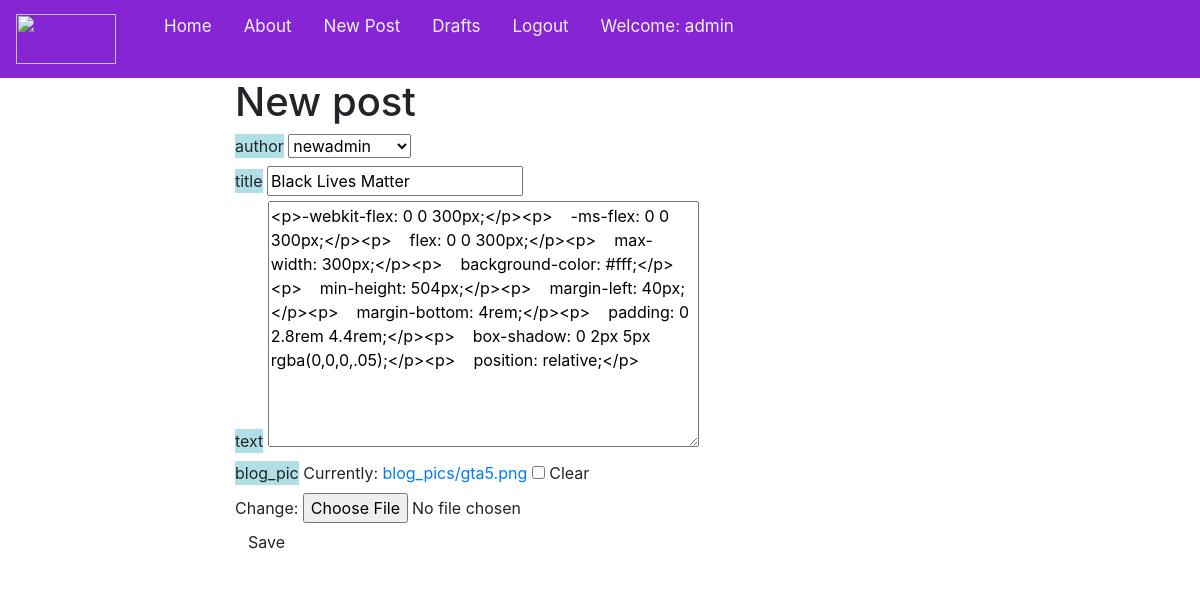
Page /post/19/edit/ (signed in) on the committed database.
### basic_app/models.py (models this page shows, shortened)
class Post(models.Model):
    author=models.ForeignKey('auth.User',on_delete=models.CASCADE)
    title=models.CharField(max_length=256)
    text=models.TextField()
    create_date=models.DateTimeField(default=timezone.now())
    published_date=models.DateTimeField(blank=True,null=True)
    blog_pic=models.ImageField(upload_to='blog_pics/',blank=True,default='blog_pics/django-logo-negative.png')

### basic_app/views.py (the view)
# urls.py: url(r'^post/(?P<pk>\d+)/edit/$',views.PostUpdateView.as_view(),name='post_edit'),
class PostUpdateView(LoginRequiredMixin,UpdateView):
    login_url='/login/'
    redirect_field_name='basic_app/post_detail.html'
    form_class=PostForm
    model=Post

### basic_app/forms.py
class PostForm(forms.ModelForm):
    class Meta:
        model = Post
        fields = ('author','title', 'text','blog_pic')
        widgets = {
            'title': forms.TextInput(attrs={'class': 'textinputclass'}),
            'text': forms.Textarea(attrs={'class': 'editable medium-editor-textarea postcontent'}),
        }

### basic_app/templates/basic_app/post_form.html (shortened to what this page needs)
{% extends 'basic_app/base.html' %}
{% block content %}
    <h1>New post</h1>
    <form method="POST" class="post-form" enctype="multipart/form-data">
    {% for field in form %}
      <div class="field">
        <label for="{{ field.id_for_label }}" class="label" style="background-color: powderblue;">{{ field.html_name }}</label>
        {{ field }}
      </div>
    {% endfor %}
    <button type="submit" class="save btn btn-default">Save</button>
    </form>
{% endblock %}

### basic_app/templates/basic_app/base.html (shortened to what this page needs)
<!DOCTYPE html>
{% load staticfiles %}
<html>
    <head>
        <link rel="stylesheet" href="https://stackpath.bootstrapcdn.com/bootstrap/4.5.0/css/bootstrap.min.css">
        <link rel="stylesheet" href="//cdn.jsdelivr.net/medium-editor/latest/css/medium-editor.min.css" type="text/css" media="screen" charset="utf-8">
        <link rel="stylesheet" href="{% static 'css/new_style.css' %}">
    <body class='loader'>
    <div class="topnav" id="myTopnav">
        <a class="navbar-brand" href="#">
            <img src="../../../media/white-logo.png" height="50" width="100" class="image-fluid">
        </a>
        <a class="active" href="{% url 'post_list' %}">Home</a>
        <a class="nav-link" href="{% url 'about'%}">About</a>
        {% if user.is_authenticated %}
        <a class="nav-link" href="{% url 'post_new' %}">New Post</a>
        <a class="nav-link" href="{% url 'post_draft_list' %}">Drafts</a>
        <a class="nav-link" href="{% url 'logout' %}">Logout</a>
        <a class="nav-link">Welcome: {{ user.username }}</a>
        {% else %}
        <a class="nav-tag" href="{% url 'login' %}">
            <span class="glyphicon glyphicon-user"></span>
        </a>
        {% endif %}
    </div>
    <section class="">
       <div class="content container">
            <div class="row">
                <div class="col-0 col-md-2">
                </div>
                <div class="col-12 col-md-8 ">
                  <div class="blog_posts">
                        {% block content %}
                        {% endblock %}
                    </div>
                </div>
                <div class="col-0 col-md-2">
                </div>
            </div>
        </div>
    </section>
</body>
</html>

### basic_app/templates/basic_app/base.html (style rules this page uses)
.topnav { overflow: hidden; background-color: #8625d4; }
.topnav a { float: left; display: block; color: #f2f2f2; text-align: center; padding: 14px 16px; text-decoration: none; font-size: 17px; }
.topnav a.active { color: #f2f2f2; }

### rows in the picture
Post: form "newadmin" "Black Lives Matter" "<p>-webkit-flex: 0 0 300px;</p><p> -ms-flex: 0 0 300px;</p><p> flex: 0 0 300px;</p><p> max-width: 300px;</p><p> background-color: #fff;</p><p> min-height: 504px;</p><p> margin-left: 40px;</p><p> margin-bottom: 4rem;</p><p> padding: 0 2.8rem 4.4rem;</p><p> box-shadow: 0 2px 5px rgba(0,0,0,.05);</p><p> position: relative;</p>"

### other values in the picture
{{ user.username }} "admin"
{{ field.html_name }} "author" "title" "text" "blog_pic"
